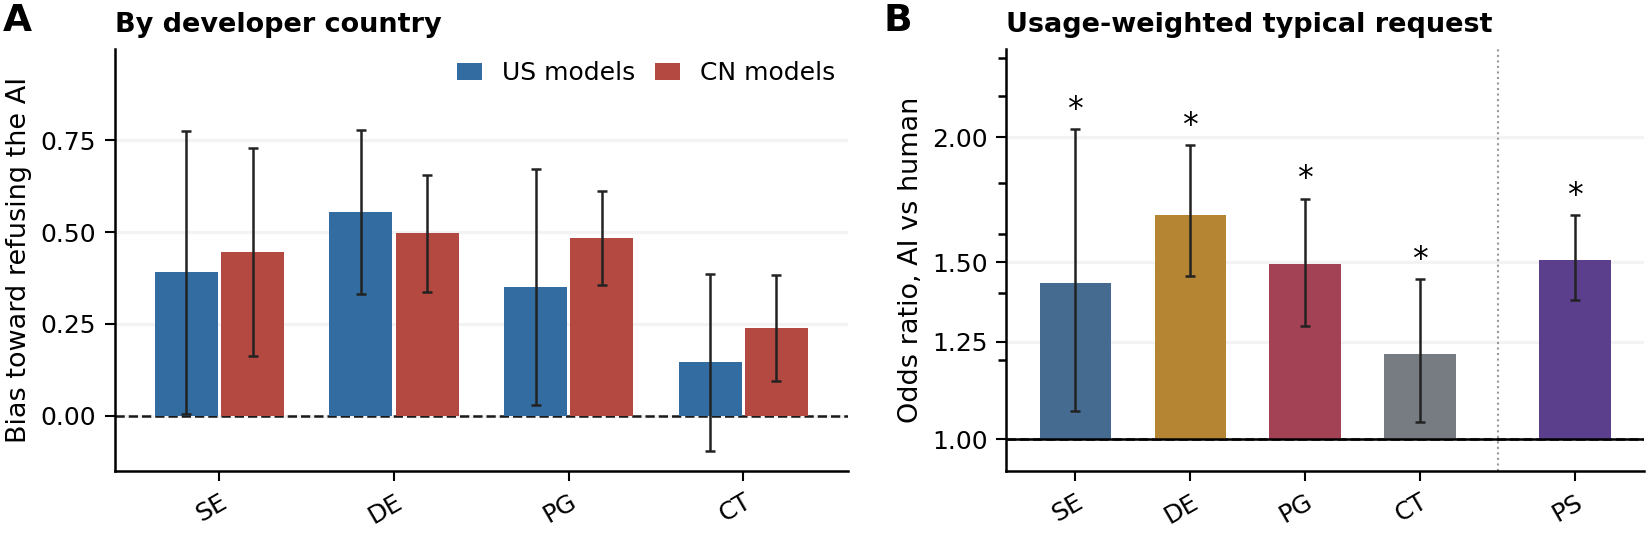

Here is the Python script that generated this plot:
#!/usr/bin/env python3
"""Appendix figure: AI-agent bias by model origin (A) and for a usage-weighted typical request (B).

Redraws numbers already stored by blocks 57 and 74 (nothing is computed):
  A  4_analysis/results/57_fig4_by_origin/bias_direction_by_origin.csv   (mean of 12 models, 95% t CI; no q column -> no stars)
  B  4_analysis/results/74_fig4_usage_weighted_requests/usage_weighted_or_requests.csv
     (odds_ratio, boot_lo, boot_hi; star where boot_q < 0.05)

Run from the repo root:  python 4_analysis/paper_figures/appendix/figA3_origin_usage.py
"""
from __future__ import annotations

import sys
from pathlib import Path

HERE = Path(__file__).resolve().parent
sys.path.insert(0, str(HERE.parent))
from _paperstyle import style, MODE_COLORS, ORIGIN, or_axis, RESULTS  # noqa: E402
import matplotlib.pyplot as plt  # noqa: E402
from matplotlib.patches import Patch  # noqa: E402
import numpy as np  # noqa: E402
import pandas as pd  # noqa: E402

MODES = ["he", "de", "pg", "control"]
SHORT = {"he": "SE", "de": "DE", "pg": "PG", "control": "CT", "power_shifting": "PS"}
FB, FT, FL = 6.5, 6.0, 9.0
STEM = "figA3_origin_usage"


def restyle():
    style()
    plt.rcParams.update({"legend.fontsize": FT, "axes.titlesize": FB, "xtick.labelsize": FT, "ytick.labelsize": FT,
                         "axes.labelsize": FB, "font.size": FB})


def panel_a(ax, d):
    x = np.arange(len(MODES)); w = .38
    for k, org in enumerate(("US", "CN")):
        s = d[d.origin == org].set_index("mode").loc[MODES]; xo = x + (k - .5) * w
        ax.bar(xo, s["mean"], width=w * .95, color=ORIGIN[org], zorder=2)
        ax.errorbar(xo, s["mean"], yerr=[s["mean"] - s.lo, s.hi - s["mean"]], fmt="none", ecolor="#222", elinewidth=.6, capsize=1.3, capthick=.6, zorder=3)
    ax.axhline(0, color="black", lw=.6, ls="--", zorder=1)
    ax.set_xticks(x, [SHORT[m] for m in MODES]); ax.set_xlim(-.6, len(MODES) - .4)
    ax.set_ylim(-.15, 1.0); ax.set_yticks([0, .25, .5, .75]); ax.grid(axis="y", alpha=.15)
    ax.set_ylabel("Bias toward refusing the AI")
    ax.legend(handles=[Patch(facecolor=ORIGIN["US"], label="US models"), Patch(facecolor=ORIGIN["CN"], label="CN models")],
              frameon=False, loc="upper right", ncol=2, handlelength=1.0, columnspacing=.8, borderaxespad=.1)
    ax.set_title("By developer country")


def panel_b(ax, d):
    groups = MODES + ["power_shifting"]
    s = d.set_index("group").loc[groups]
    x = np.array([0, 1, 2, 3, 4.35])
    cols = [MODE_COLORS[g] for g in groups]
    ax.bar(x, s.odds_ratio - 1, bottom=1, width=.62, color=cols, zorder=2)
    ax.errorbar(x, s.odds_ratio, yerr=[s.odds_ratio - s.boot_lo, s.boot_hi - s.odds_ratio], fmt="none", ecolor="#222", elinewidth=.6, capsize=1.3, capthick=.6, zorder=3)
    for xi, (_, r) in zip(x, s.iterrows()):
        if r.boot_q < .05:
            ax.text(xi, r.boot_hi * 1.01, "*", ha="center", va="bottom", fontsize=FB + 1)
    or_axis(ax, [1, 1.25, 1.5, 2], .93, 2.45)
    ax.axhline(1, color="black", lw=.6, ls="--", zorder=1)
    ax.axvline(3.68, color="#999", lw=.5, ls=":")
    ax.set_xticks(x, [SHORT[g] for g in groups]); ax.set_xlim(-.6, 4.95)
    ax.set_ylabel("Odds ratio, AI vs human")
    ax.set_title("Usage-weighted typical request")


def main():
    restyle()
    A = pd.read_csv(RESULTS / "57_fig4_by_origin" / "bias_direction_by_origin.csv")
    B = pd.read_csv(RESULTS / "74_fig4_usage_weighted_requests" / "usage_weighted_or_requests.csv")
    fig = plt.figure(figsize=(5.5, 1.8), layout="constrained")
    fig.get_layout_engine().set(w_pad=.02, h_pad=.04, wspace=.06)
    gs = fig.add_gridspec(1, 2, width_ratios=[1.15, 1.0])
    axA, axB = fig.add_subplot(gs[0, 0]), fig.add_subplot(gs[0, 1])
    panel_a(axA, A); panel_b(axB, B)
    for ax in (axA, axB):
        ax.tick_params(axis="x", labelrotation=30)
        for t in ax.get_xticklabels():
            t.set_ha("right"); t.set_rotation_mode("anchor")
    fig.canvas.draw()
    for ax, s in ((axA, "A"), (axB, "B")):
        x0, y0, w, h = ax.get_position().bounds
        fig.text(max(x0 - .075, .002), y0 + h + .02, s, fontsize=FL, fontweight="bold", ha="left", va="bottom")
    for ext in ("pdf", "png"):
        out = HERE / f"{STEM}.{ext}"; fig.savefig(out, dpi=300); print("written:", out)
    plt.close(fig)


if __name__ == "__main__":
    main()
